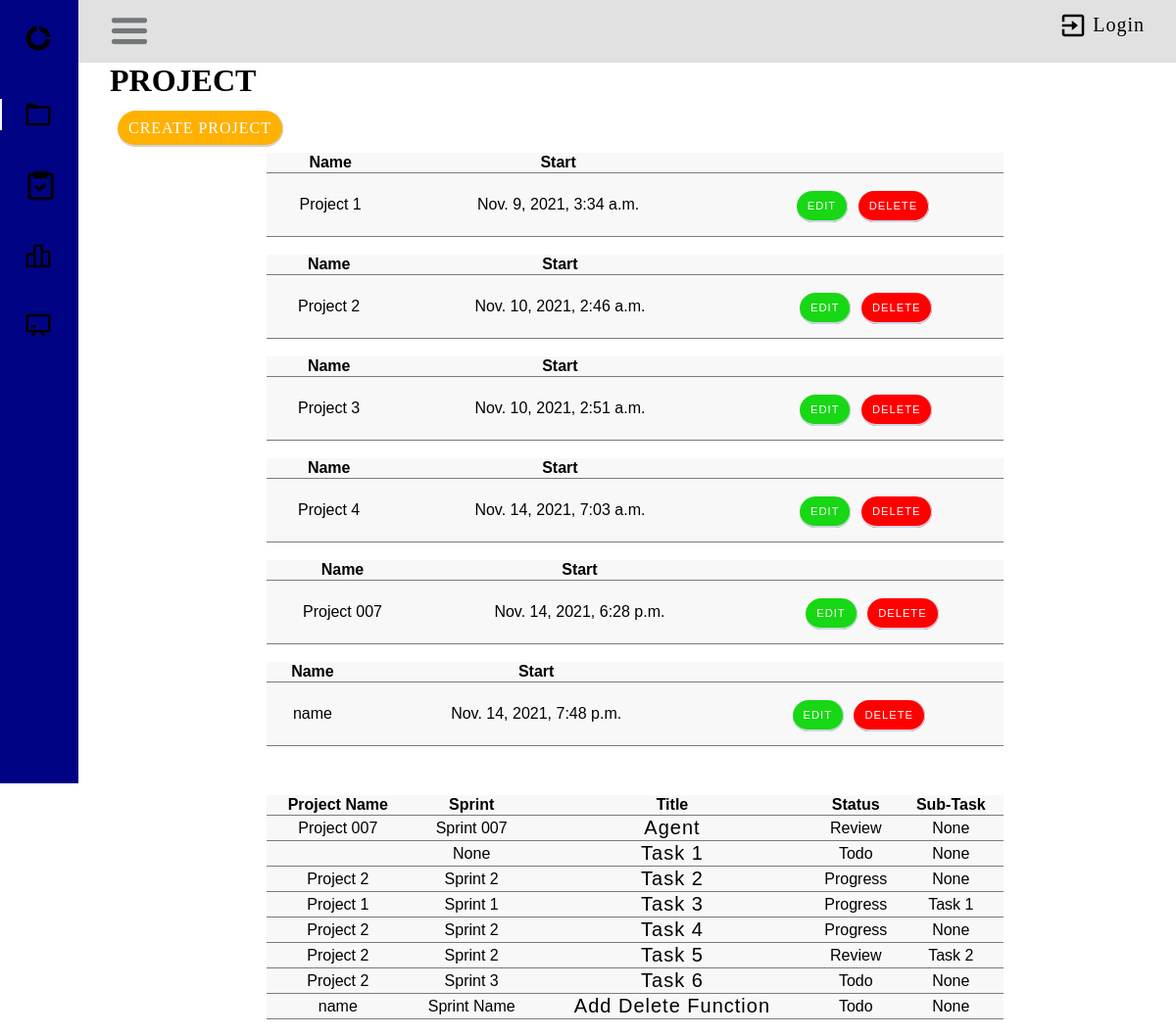
Before: / with the older database file.
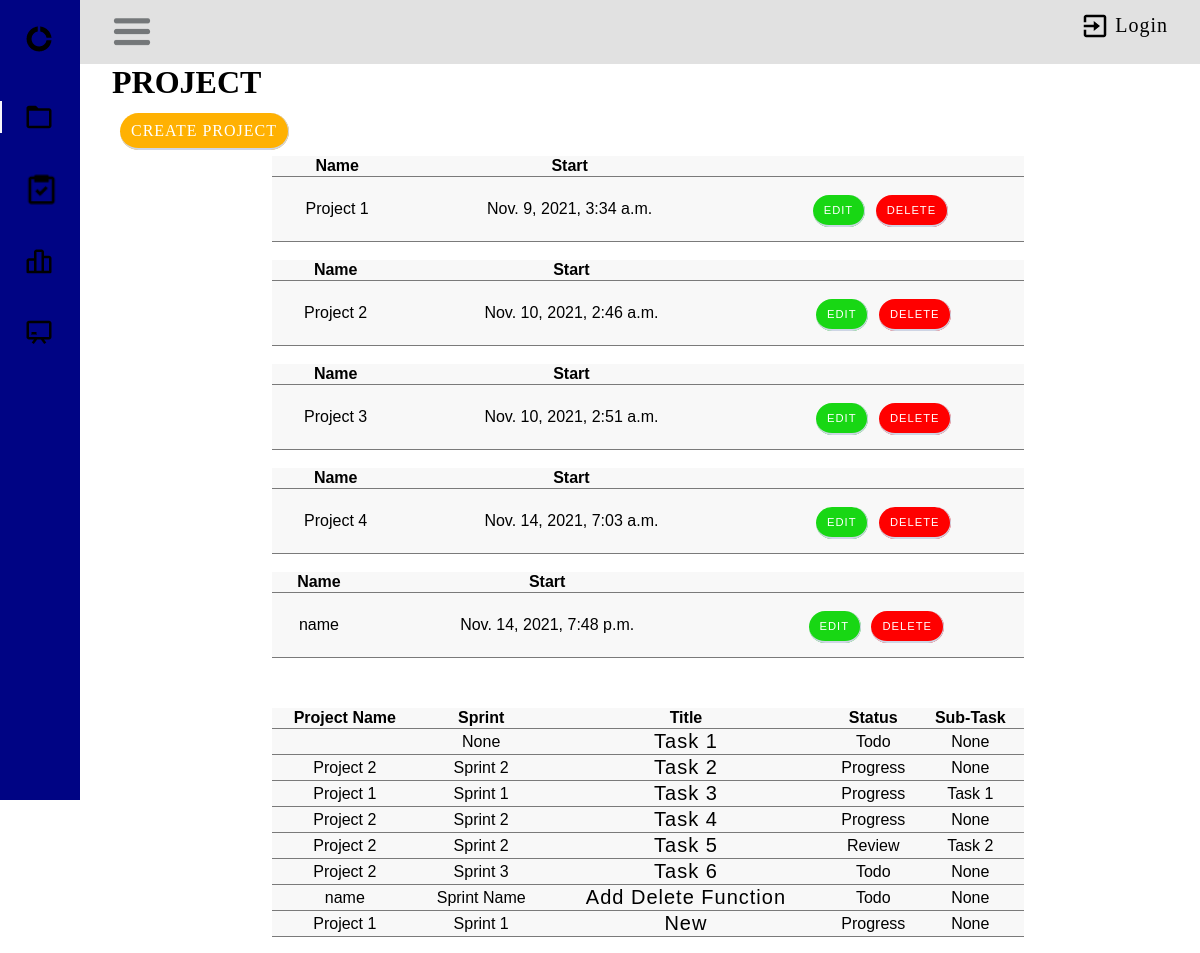
After: the same page with the newer database file.
### taskManager/models.py (models this page shows, shortened)
class Project(models.Model):
    name = models.CharField(max_length=50)
    start = models.DateTimeField(auto_now_add=True)

class Task(models.Model):
    STATUS_CHOICES = (
        ('Todo', 'Todo'),
    ('Progress', 'Progress'),
    ('Review', 'Review'),
    ('Done', 'Done'),
    )
    user = models.ForeignKey(User, on_delete=models.CASCADE, null=True, blank=False)
    title = models.CharField(max_length=200)
    description = models.TextField(null=True, blank=True)
    complete = models.BooleanField(default=False)
    created = models.DateTimeField(auto_now_add=True)
    sprint = models.ForeignKey(Sprint, on_delete=models.CASCADE, blank=True, null=True)
    status = models.CharField(max_length=30, choices=STATUS_CHOICES)
    subtask = models.ForeignKey('self',on_delete=models.CASCADE, null=True, blank=True)
    def __str__(self):
        return self.title
    class Meta:
        ordering = ['title']

class Sprint(models.Model):
    name = models.CharField(max_length=50, blank=True, default='')
    description = models.TextField(blank=True, default='')
    start = models.DateTimeField(unique=True)
    Duration= models.DurationField()
    end = models.DateField(unique=True)
    project = models.ForeignKey(Project, on_delete=models.CASCADE, null=False)
    def __str__(self):
        return self.name or ('Sprint ending %s') % self.end
    class Meta:
        ordering = ['name']

### taskManager/view/project/views.py (the view)
# urls.py: path('', ProjectListView.as_view(), name='project_list'),
class ProjectListView(ListView):
    model = Project
    context_object_name = 'project'
    template_name = "project/project_list.html"
    def get_context_data(self, **kwargs):
        context = super(ProjectListView, self).get_context_data(**kwargs)
        context['sprints'] = Sprint.objects.all()
        context['tasks'] = Task.objects.all()
        context['projects'] = Project.objects.all()
        return context

### taskManager/templates/project/project_list.html (shortened to what this page needs)
{% load crispy_forms_tags %}
{% block content %}
{% load static %}
<div class="header-bar">
    <div>
        <link rel="stylesheet" href="{% static 'css/home.css' %}">
        <link rel="stylesheet" href="{% static 'css/task.css' %}">
        <h1>PROJECT</h1>
    </div>
</div>
<body id="body-pd">
    <header class="header" id="header">
        <div class="header_toggle">
            <img class="bx bx-menu" id="header-toggle" width="40px" src="/static/images/burger-menu.jpg" alt="burger menu">
        <div class="header-logout">
            <img class="exit-icon" src="/static/images/exit.png" alt="burger menu">
            {% if request.user.is_authenticated %}
                <a class="header-text" href="{% url 'user_logout' %}">Logout</a>
            {% else %}
                <a class="header-text" href="{% url 'user_login' %}">Login</a>
            {% endif %}
        </div>
    </div>
    </header>
    <div class="l-navbar" id="nav-bar">
        <nav class="nav">
            <div>
                <a href="#" class="nav_logo">
                    <img class="bx bx-menu" id="header-toggle" width="30px" src="/static/images/app-icon.png" alt="burger menu">
                </a>
                <div class="nav_list">
                    <a href="{% url 'project_list' %}" class="nav_link active">
                        <img width="30px" src="/static/images/folder-icon.png" alt="burger menu">
                    </a>
                    <a href="{% url 'tasks' %}" class="nav_link">
                        <img width="35px" src="/static/images/task-icon.png" alt="burger menu">
                    </a>
                    <a href="{% url 'sprint_list' %}" class="nav_link">
                        <img width="30px" src="/static/images/backlog-icon.png" alt="burger menu">
                    </a>
                    <a href="{% url 'board' %}" class="nav_link">
                        <img width="30px" src="/static/images/board-icon.png" alt="burger menu">
                    </a>
                </div>
            </div>
        </nav>
    </div>
</body>
<a class="btn" style="font-size: 1rem;" href="{% url 'project_form' %}"> Create Project </a>
<div class="table-container">
    {% for project in object_list %}
    <table>
        <tr>
            <th>Name</th>
            <th>Start</th>
            <th></th>
        </tr>
        <tr>
            <td>{{project.name}}</td>
            <td>{{project.start}}</td>
            <td>
                <div style="margin: 22px 0px;">
                    <span><a href="{% url 'project_update' project.pk %}" class="btn btn-style btn-edit">Edit</a> </span>
                    <span><a href="{% url 'project_delete' project.pk %}" class="btn btn-style btn-delete">Delete</a> </span>
                </div>
            </td>
        </tr>
    </table>
    <br />
{% endfor %}
</div>
<div class="table-container">
    <table>
        <tr>
            <th>Project Name</th>
            <th>Sprint</th>
            <th>Title</th>
            <th>Status</th>
            <th>Sub-Task</th>
            <th></th>
        </tr>
        {% for task in tasks %}
            <tr>
                <td>{{task.sprint.project.name}}</td>
                <td>{{task.sprint}}</td>
                <td><a href="{% url 'task' task.pk %}">{{task.title}}</a></td>
                <td>{{task.status}}</td>
                <td>{{task.subtask}}</td>
                <td>
                </td>
            </tr>
            {% endfor %}
    </table>
</div>
{% endblock content %}

### taskManager/static/css/home.css (style rules this page uses)
*,::before,::after { box-sizing: border-box; }
body { position: relative; margin: var(--header-height) 0 0 0; padding: 0 1rem; font-size: var(--normal-font-size); transition: .5s; }
a { text-decoration: none; text-transform: capitalize; font-size: 1.25rem; font-weight: 400; letter-spacing: 1px; color: var(--title-background); }
.header { width: 100%; height: var(--header-height); position: fixed; top: 0; left: 0; align-items: center; justify-content: space-between; padding: 0 1rem; background-color: var(--header-color); z-index: var(--z-fixed); transition: .5s; }
.header-logout { float: right; display: flex; align-items: center; justify-content: space-between; color: black; }
.header-text { font-size: 1.25rem; font-weight: 400; letter-spacing: 1px; }
.exit-icon { margin-right: 5px; width: 30px; }
.header_toggle { color: var(--first-color); font-size: 1.5rem; cursor: pointer; margin-top: 1%; }
.l-navbar { position: fixed; top: 0 ; left: 0; width: var(--nav-width); height: 100vh; background-color: var(--first-color); padding: .5rem 1rem 0 0; transition: .5s; z-index: var(--z-fixed); }
.nav { height: 100%; display: flex; flex-direction: column; justify-content: space-between; overflow: hidden; }
.nav_logo, .nav_link { display: grid; grid-template-columns: max-content max-content; align-items: center; column-gap: 1rem; padding: .5rem 0 .5rem 1.5rem; }
.nav_logo { margin-bottom: 2rem; }
.nav_link { position: relative; color: var(--first-color-light); margin-bottom: 1.5rem; transition: .3s; }
.active { color: var(--white-color); }
.active::before { content: ''; position: absolute; left: 0; width: 2px; height: 32px; background-color: var(--white-color); }
@media screen and (min-width: 768px) { body { margin: calc(var(--header-height) + 1rem) 0 0 0; padding-left: calc(var(--nav-width) + 2rem ); } }
@media screen and (min-width: 768px) { .header { height: calc(var(--header-height) + 1rem); padding: 0 2rem 0 calc(var(--nav-width) + 2rem); } }
@media screen and (min-width: 768px) { .l-navbar { left: 0; padding: 1rem 1rem 0 0; } }

### taskManager/static/css/task.css (style rules this page uses)
img { border-radius: 5px 5px 0 0; }
.btn { width: 80%; letter-spacing: 1px; text-transform: uppercase; color: #fff; cursor: pointer; border: none; border-radius: 50px; border-bottom: solid 2px #ced5e5; border-right: solid 1px #ced5e5; background-color: var(--button-background); padding: 9px 11px; margin: 8px; }
.btn-style { font-size: .7rem; margin: 3px; }
.btn-edit { background-color: var(--button-edit); }
.btn-delete { background-color: var(--button-delete); }
table { font-family: Arial; border-collapse: collapse; width: 100%; }
td, th { border-bottom: 1px solid #7a7a7a; text-align: center; }
tr { background-color: rgba(196, 196, 196, 0.12); }
.table-container { margin-left: auto; margin-right: auto; padding: 1rem 10rem; }

Changed rows visible on the page:
removed Project: name "Project 007", start "Nov. 14, 2021, 6:28 p.m."
removed Task: sprint.project.name "Project 007", sprint "Sprint 007", title "Agent", status "Review", subtask "None"
added Task: sprint.project.name "Project 1", sprint "Sprint 1", title "New", status "Progress", subtask "None"
